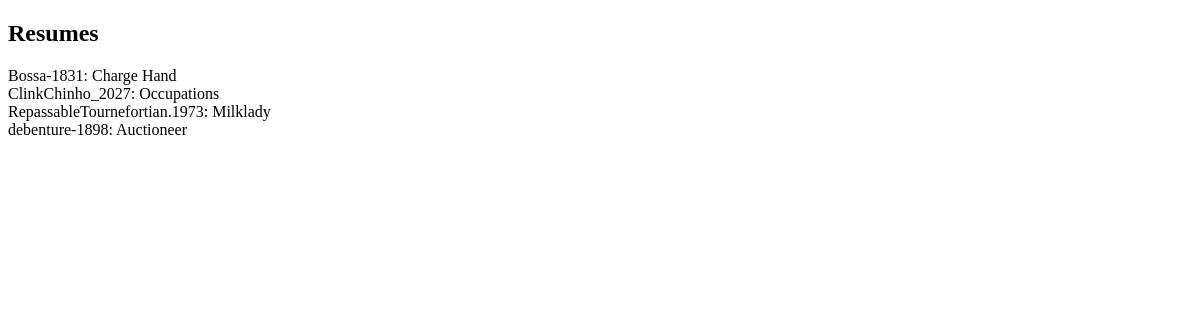
Before: /resumes/ with the older database file.
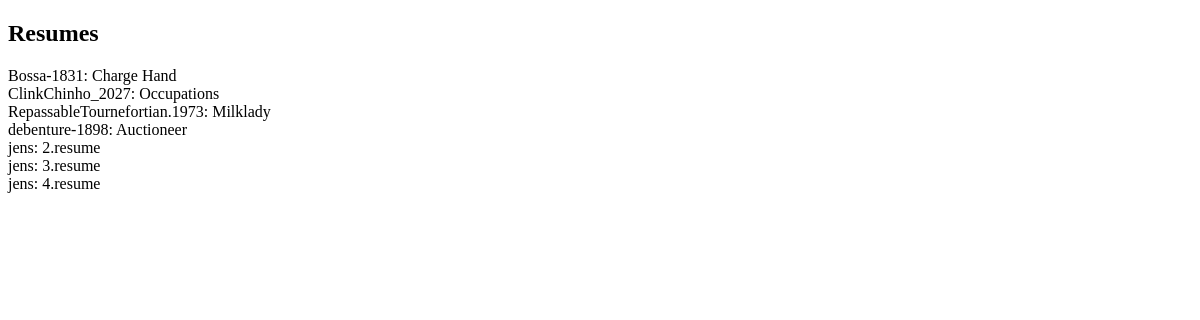
After: the same page with the newer database file.
### resume/models.py (models this page shows)
class Resume(models.Model):
    description = models.CharField(max_length=1024)
    author = models.ForeignKey(django.contrib.auth.models.User, on_delete=models.CASCADE)

### resume/views.py (the view)
# urls.py: path('', views.index_view),
def index_view(request):
    return render(request, "resume/home.html", {'resumes': models.Resume.objects.all})

### resume/templates/resume/home.html (shortened to what this page needs)
<!DOCTYPE html>
<html lang="en">
<head>
</head>
<body>
    <h2>Resumes</h2>
    {% for resume in resumes %}
        <div>
        {{ resume.author.username }}: {{ resume.description }}
        </div>
    {% endfor %}
</body>
</html>

Changed rows visible on the page:
added Resume: author.username "jens", description "2.resume"
added Resume: author.username "jens", description "3.resume"
added Resume: author.username "jens", description "4.resume"
